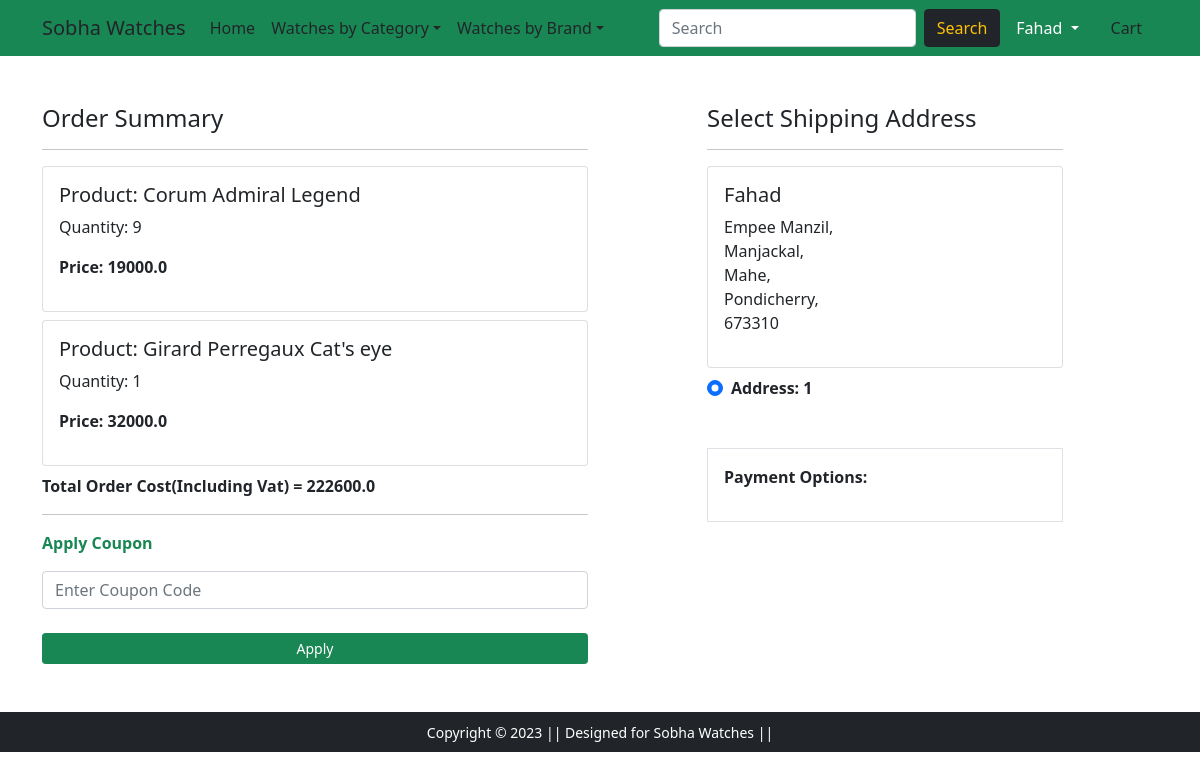
/checkout/ (signed in), run on an earlier commit of the app's database.
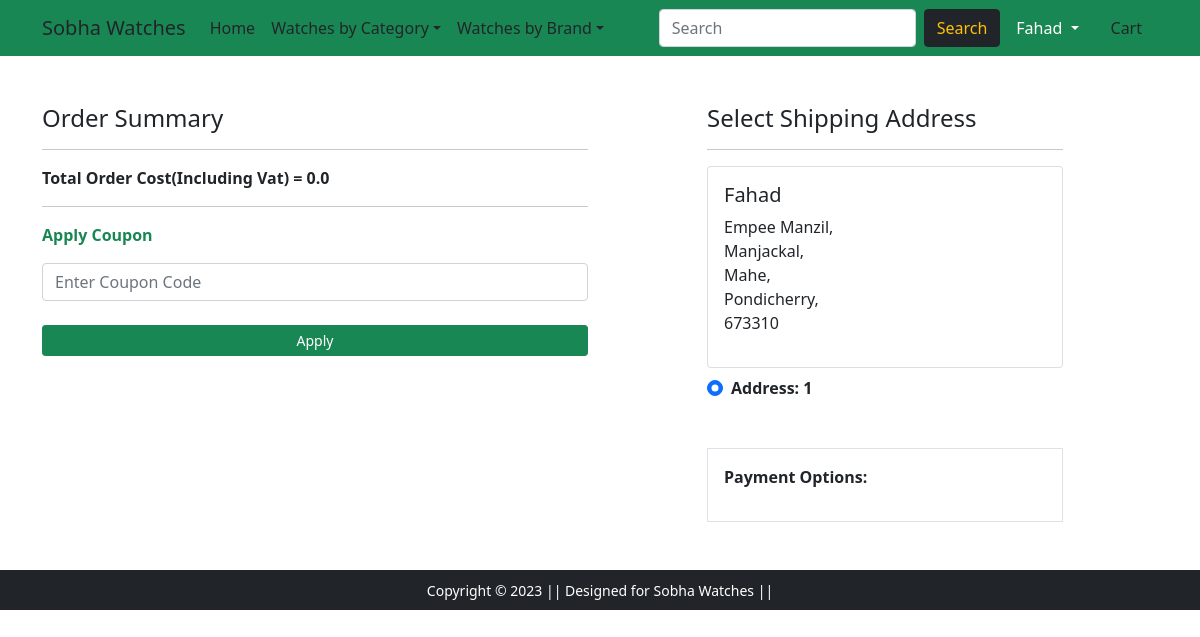
And on a later commit of the database.
### customadmin/models.py (models this page shows, shortened)
class Cart(models.Model):
    user = models.ForeignKey(User, on_delete=models.CASCADE)
    product = models.ForeignKey(Product,on_delete=models.CASCADE)
    quantity = models.PositiveIntegerField(default=1)
    @property
    def price(self):
        if self.product.brand.offer_active:
            return self.quantity * self.product.price
        else:
            return (self.quantity * self.product.offer_price)

class Customer(models.Model):
    user_name = models.ForeignKey(User, on_delete=models.CASCADE)
    first_name = models.CharField(max_length=100, default='First Name')
    last_name = models.CharField(max_length=100, default='Last Name')
    email = models.EmailField(default='email')
    phone_number = PhoneNumberField(blank=True)
    address = models.CharField(max_length=200)
    city = models.CharField(max_length=100)
    district = models.CharField(max_length=100)
    pincode = models.IntegerField()
    state = models.CharField(choices=STATE_CHOICES, max_length=50)

### myadmin/models.py (models this page shows, shortened)
class Product(models.Model):
    title = models.CharField(max_length=100)
    price = models.FloatField(null=True, blank=True)
    offer_price = models.FloatField(null=False)
    description = models.TextField(null=False)
    stock = models.PositiveBigIntegerField(default=0)
    brand = models.ForeignKey(Brand,on_delete=models.CASCADE)
    category = models.CharField(choices=CATEGORY_CHOICES, max_length=50)
    product_image = models.ImageField(upload_to='productimg')

class Brand(models.Model):
    brand_name = models.CharField(max_length=50)
    offer_active = models.BooleanField(default=False)
    discount = models.IntegerField(null=True,blank=True)

### customadmin/views.py (the view, shortened to what this page needs)
# urls.py: path('checkout/', views.checkout, name='checkout'),
@login_required
def checkout(request):
    user = request.user
    add = Customer.objects.filter(user_name=user)
    cart_items = Cart.objects.filter(user=request.user)
    brand = Brand.objects.all()
    amount = 0.0
    vat = 0.0
    totalamount=0.0
    cart_product = [p for p in Cart.objects.all() if p.user == request.user]
    if cart_product:
        for p in cart_product:
            tempamount = (p.quantity * p.product.offer_price)
            amount += tempamount
            vat = ((amount*5)/100)
        totalamount = amount+vat
        couponbefore = totalamount
    return render(request, 'checkout.html', {'add':add, 'cart_items':cart_items,'amount':amount, 'totalcost':totalamount})

### customadmin/models.py (called while the page is built)
def menu_links(request):
    brands=Brand.objects.all()
    return dict(brands=brands)

### customadmin/templates/checkout.html (shortened to what this page needs)
{% extends 'gbase.html' %}
{% load static %}
{% block main-content %}
<div class="container">
 <div class="row mt-5">
  <div class="col-sm-6">
    <h4>Order Summary</h4>
    <hr>
    {% for item in cart_items %}
      <div class="card mb-2">
        <div class="card-body">
          <h5>Product: {{item.product.title}}</h5>
          <p>Quantity: {{item.quantity}}</p>
          {% if item.product.brand.offer_active %}
          <p class="fw-bold">Price: {{item.product.price}}</p>
          {% else %}
          <p class="fw-bold">Price: {{item.price}}</p>
          {% endif %}
        </div>
      </div>
    {% endfor %}
    <p class="fw-bold">Total Order Cost(Including Vat) = {{totalcost}}</p>
     <hr>
     <form method="POST" action="{% url 'checkout' %}">
      <div class="form-outline mb-4">
        <p class="text-success fw-bold">Apply Coupon</p>
        <input type="text" id="form4Example1" class="form-control" name="add_coupon" placeholder="Enter Coupon Code"/>
      </div>
      <button type="submit" class="btn btn-success btn-sm" style="width:100%">Apply</button>
    </form>
  </div>
  <div class="col-sm-4 offset-sm-1">
    <h4>Select Shipping Address</h4>
    <hr>
    <form action="/paymentdone" id="myform">
    {% for ad in add %}
      <div class="card">
        <div class="card-body">
        <h5>{{ad.first_name}}</h5>
        <p>{{ad.address}},<br> {{ad.city}},<br> {{ad.district}},<br> {{ad.state}},<br> {{ad.pincode}}</p>
        </div>
      </div>
        <div class="form-check mt-2 mb-5">
          <input class="form-check-input" type="radio" name="custid" id="custadd{{forloop.counter}}" value="{{ad.id}}" checked>
          <label class="form-check-label fw-bold" for="custadd{{forloop.counter}}">
            Address: {{ forloop.counter }} </label>
        </div>
      {% endfor %}
        <div class="border p-3 ">
          <p class="fw-bold">Payment Options:</p>
        </div>
      </form>
    </div>
  </div>
</div>
{% endblock main-content %}

What changed in the data, as far as the page shows it:
removed Cart: product "Corum Admiral Legend", quantity "9", product.price "19000.0"
removed Cart: product "Girard Perregaux Cat's eye", quantity "1", price "32000.0"
Also different on the page:
{{ totalcost }}: "222600.0" → "0.0"
